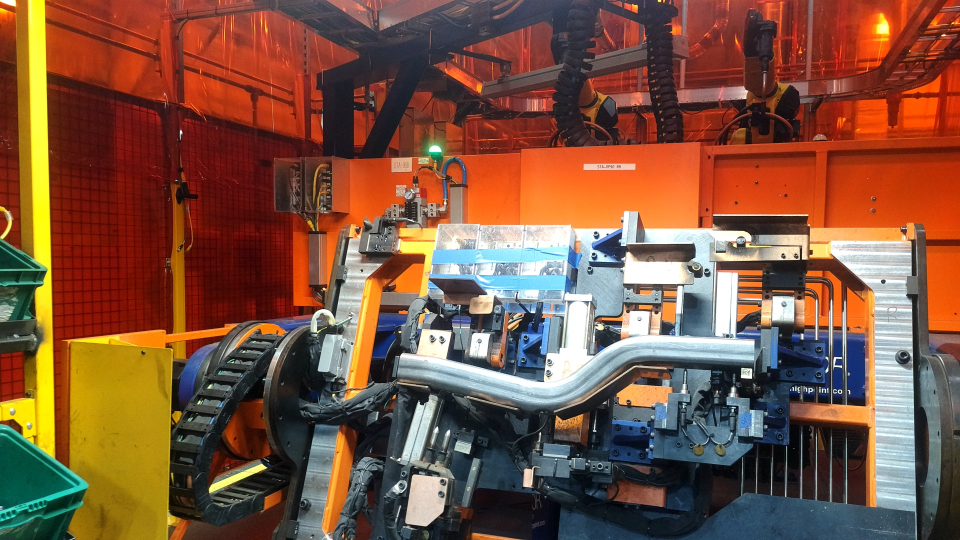
#> input picture Image-Processing/photos/WIN_20230120_14_11_51_Pro.jpg, 1920 x 1080 px, given in place of WIN_20230123_10_46_25_Pro.jpg, which was not available (shown at 1/2 size); the run also reads 1 picture not shown here
$ python compareImages.py
#> lines starting #> are read from the running program, lines starting #| are printed output that depends on the picture; after the words box and inside, x2 and y2 are one past the last pixel; in counts of white or black regions, pixels touching at a corner belong together; pictures that were not available may be replaced by others from this repository, and a replacement may not be noted
import cv2
import numpy as np
import os
from os import listdir
import sys

# load the input images
off1 = cv2.imread('Image-Processing\photos\Test\Reference\WIN_20230123_10_46_25_Pro.jpg')
#> off1 is the input picture: shape (1080, 1920, 3); mean B, G, R 62.9, 83.6, 125
off2 = cv2.imread('Image-Processing\photos\Test\Fault\WIN_20230123_10_46_55_Pro.jpg')
standard = cv2.imread('Image-Processing\photos\Test\Reference\WIN_20230123_10_46_27_Pro.jpg')
cv2.imshow("diff2", off1)

# convert the images to grayscale
off1 = cv2.cvtColor(off1, cv2.COLOR_BGR2GRAY)
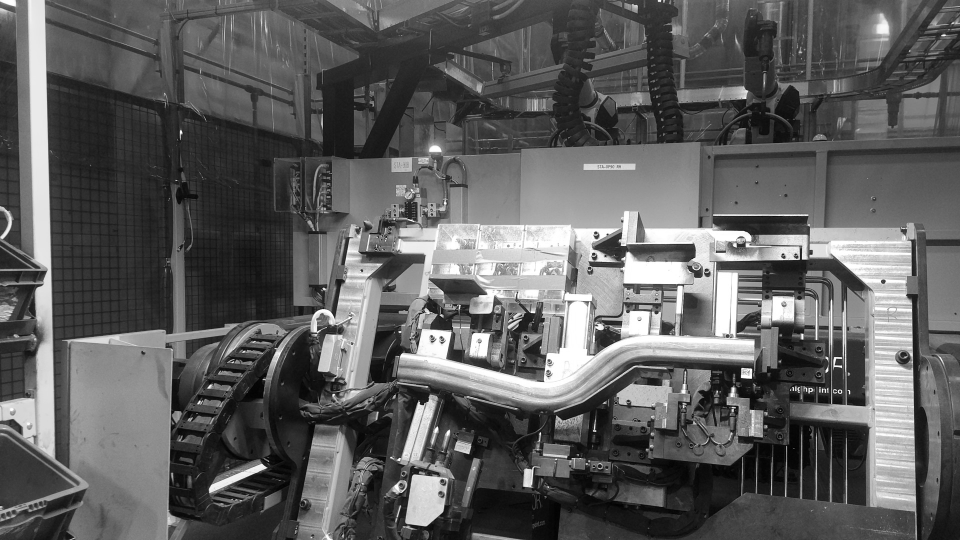
#> off1: shape (1080, 1920) (shown at 1/2 size); min 0, max 255, mean 93.6
off2 = cv2.cvtColor(off2, cv2.COLOR_BGR2GRAY)
#> off2: shape (1080, 1920)
standard = cv2.cvtColor(standard, cv2.COLOR_BGR2GRAY)

def mse(img1, img2):
    h, w = img1.shape
    diff = cv2.subtract(img1, img2)
    err = np.sum(diff**2)
    ans = err/(float(h*w)) #Closer to 0 is better
    return ans, diff

#Masking
maskImg = cv2.imread('Image-Processing\photos\Test\Reference\mask.jpg')
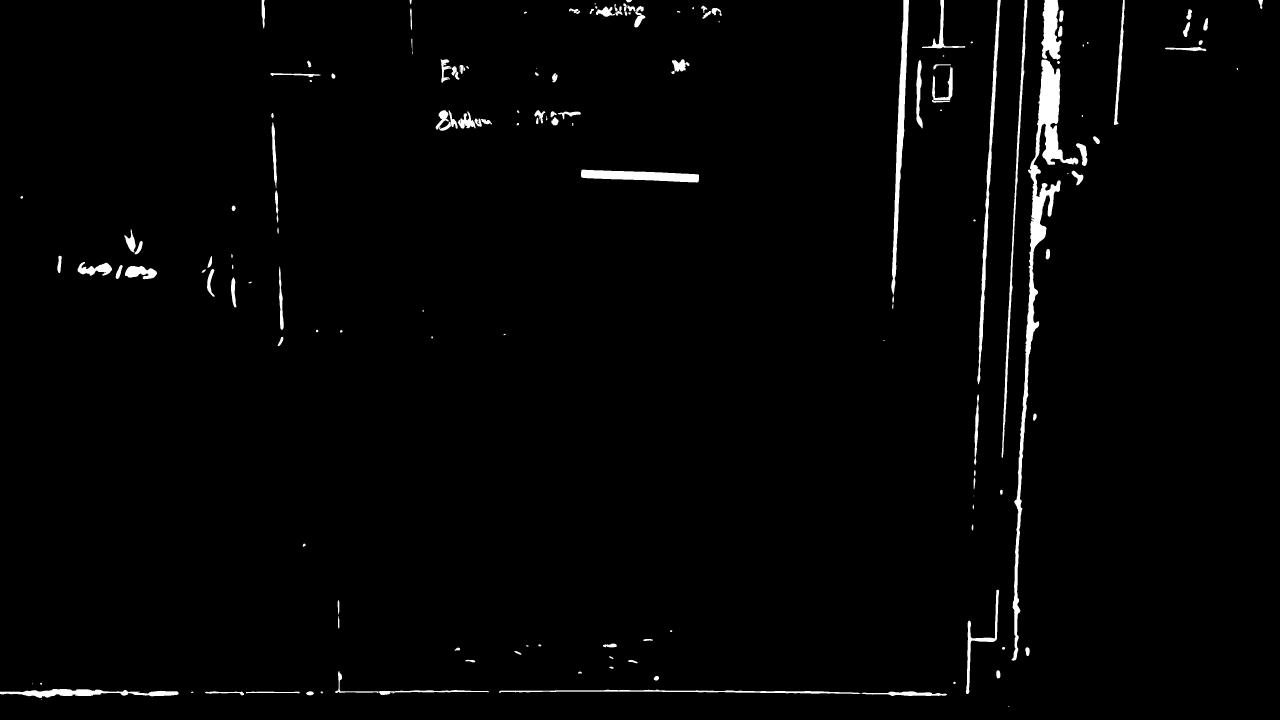
#> input picture mask.jpg, 3840 x 2160 px, found by its file name (shown at 1/3 size)
#> maskImg is the input picture: shape (2160, 3840, 3); min 0, max 255, mean 4.9
grayMask = cv2.cvtColor(maskImg, cv2.COLOR_BGR2GRAY)
(thresh, maskBW) = cv2.threshold(grayMask, 128, 255, cv2.THRESH_BINARY | cv2.THRESH_OTSU)
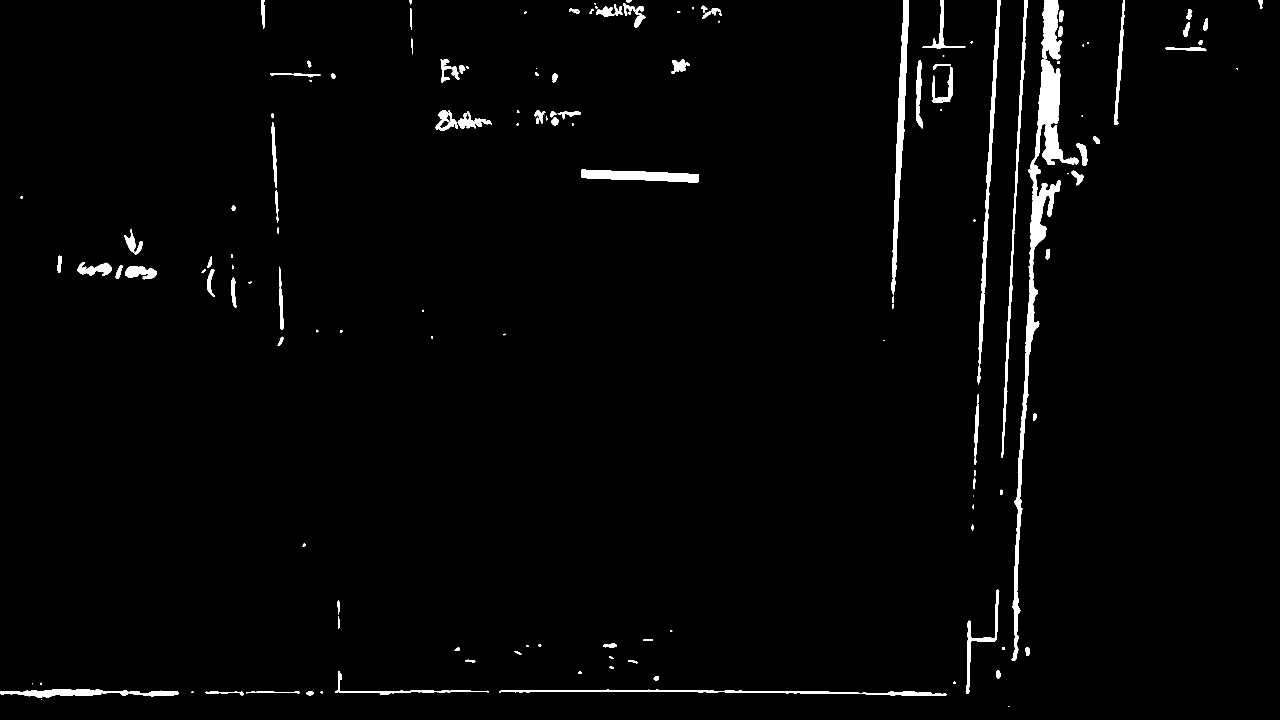
#> maskBW: shape (2160, 3840) (shown at 1/3 size); 1.9% white; 157 white regions (16 under 20 px), largest, box (x1, y1, x2, y2) and area: (3035, 179, 3235, 1982) 40674, (2674, 0, 2727, 886) 13217, (2932, 0, 3002, 1154) 10670
#> thresh = 8
thresh = 127
binaryMask = cv2.threshold(grayMask, thresh, 255, cv2.THRESH_BINARY)[1]


#> (the run stopped early here; a loop or call above may not have finished)
